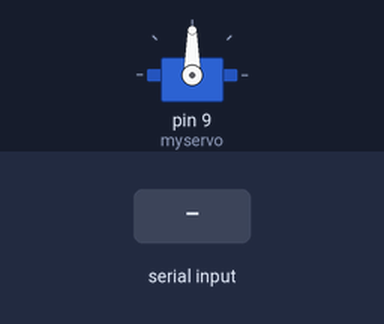
The sketch below on a simulated Arduino Uno, built with avr-gcc and run on an emulated ATmega328P. On the bench: servo. The inputs (shaded band) are chosen by the test bench.

Above: at 1.2 s.
1.3 s: "1\n" received over Serial
At 2.5 s:
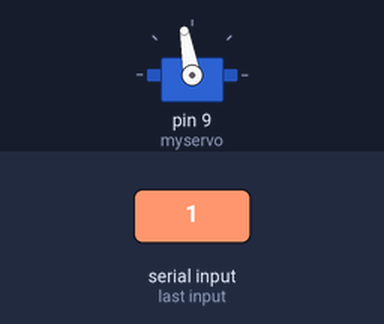
2.8 s: byte 5 (5) received over Serial
At 3.6 s:
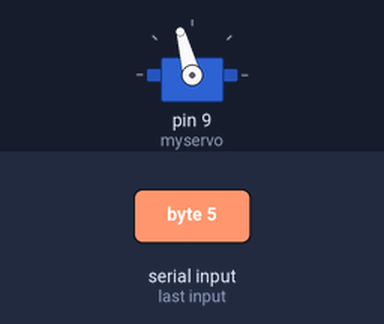
4.3 s: byte 10 (10) received over Serial
At 4.8 s:
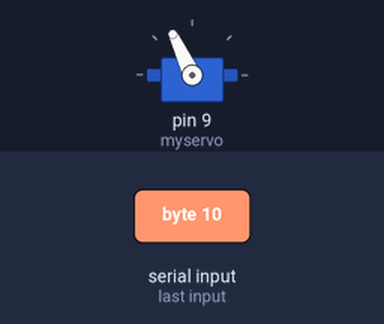
5.8 s: "0\n" received over Serial
At 7.2 s:
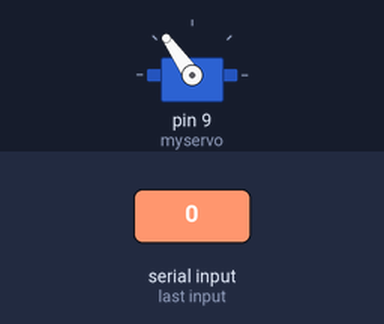
Timing chart, 0 to 8.3 s (numbered marks = the images above; inputs shaded):
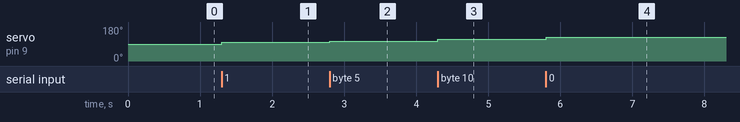

Measured:
- after the input at 1.3 s, servo on pin 9 (myservo): 90° → 100° at once
- after the input at 2.8 s, servo on pin 9 (myservo): 100° → 105° at once
- after the input at 4.3 s, servo on pin 9 (myservo): 105° → 115° at once
- after the input at 5.8 s, servo on pin 9 (myservo): 115° → 125° at once

The sketch:

servo.angle.ino
```cpp
#include <Servo.h>

int angle = 90;
Servo myservo;

void setup(){
  Serial.begin(9600);
  myservo.attach(9);
}

void loop(){
  byte recvAngle;

  if(Serial.available()){
    recvAngle = Serial.read();
    if(recvAngle == 5) { //받은 각도값이 5일때
      angle = angle + recvAngle;
      myservo.write(angle); //현재 각도값에서 +5도로 이동
    }
    else if(recvAngle == 10){ //받은 각도값이 10일때
      angle = angle +recvAngle;
      myservo.write(angle); //현재 각도값에서 -10도로 이동

    }
  }
}
```
